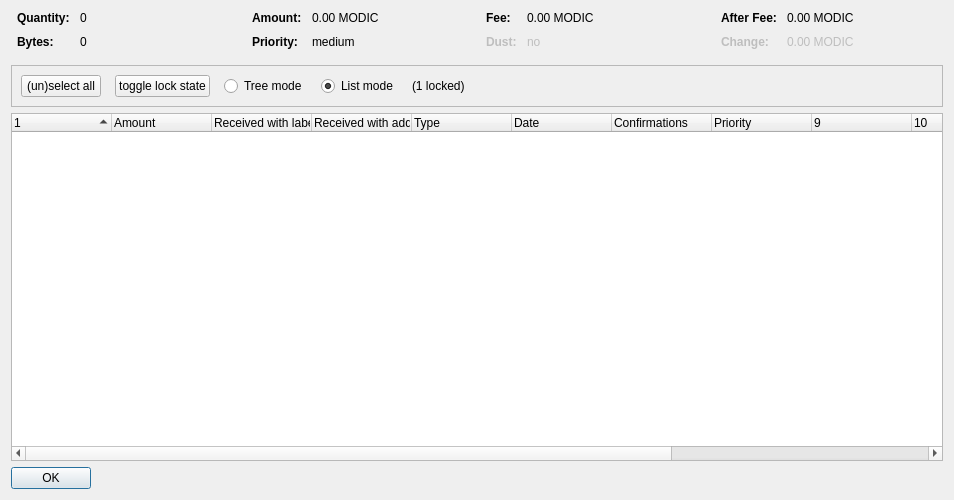
<?xml version="1.0" encoding="UTF-8"?>
<ui version="4.0">
 <class>CoinControlDialog</class>
 <widget class="QDialog" name="CoinControlDialog">
  <property name="geometry">
   <rect>
    <x>0</x>
    <y>0</y>
    <width>954</width>
    <height>500</height>
   </rect>
  </property>
  <property name="windowTitle">
   <string>Coin Selection</string>
  </property>
  <layout class="QVBoxLayout" name="verticalLayout">
   <item>
    <layout class="QHBoxLayout" name="horizontalLayoutTop" stretch="0,0,0,0">
     <property name="topMargin">
      <number>0</number>
     </property>
     <property name="bottomMargin">
      <number>10</number>
     </property>
     <item>
      <layout class="QFormLayout" name="formLayoutCoinControl1">
       <property name="horizontalSpacing">
        <number>10</number>
       </property>
       <property name="verticalSpacing">
        <number>10</number>
       </property>
       <property name="leftMargin">
        <number>6</number>
       </property>
       <property name="rightMargin">
        <number>6</number>
       </property>
       <item row="0" column="0">
        <widget class="QLabel" name="labelCoinControlQuantityText">
         <property name="font">
          <font>
           <weight>75</weight>
           <bold>true</bold>
          </font>
         </property>
         <property name="text">
          <string>Quantity:</string>
         </property>
        </widget>
       </item>
       <item row="0" column="1">
        <widget class="QLabel" name="labelCoinControlQuantity">
         <property name="cursor">
          <cursorShape>IBeamCursor</cursorShape>
         </property>
         <property name="contextMenuPolicy">
          <enum>Qt::ActionsContextMenu</enum>
         </property>
         <property name="text">
          <string notr="true">0</string>
         </property>
         <property name="textInteractionFlags">
          <set>Qt::LinksAccessibleByMouse|Qt::TextSelectableByKeyboard|Qt::TextSelectableByMouse</set>
         </property>
        </widget>
       </item>
       <item row="1" column="0">
        <widget class="QLabel" name="labelCoinControlBytesText">
         <property name="font">
          <font>
           <weight>75</weight>
           <bold>true</bold>
          </font>
         </property>
         <property name="text">
          <string>Bytes:</string>
         </property>
        </widget>
       </item>
       <item row="1" column="1">
        <widget class="QLabel" name="labelCoinControlBytes">
         <property name="cursor">
          <cursorShape>IBeamCursor</cursorShape>
         </property>
         <property name="contextMenuPolicy">
          <enum>Qt::ActionsContextMenu</enum>
         </property>
         <property name="text">
          <string notr="true">0</string>
         </property>
         <property name="textInteractionFlags">
          <set>Qt::LinksAccessibleByMouse|Qt::TextSelectableByKeyboard|Qt::TextSelectableByMouse</set>
         </property>
        </widget>
       </item>
      </layout>
     </item>
     <item>
      <layout class="QFormLayout" name="formLayoutCoinControl2">
       <property name="horizontalSpacing">
        <number>10</number>
       </property>
       <property name="verticalSpacing">
        <number>10</number>
       </property>
       <property name="leftMargin">
        <number>6</number>
       </property>
       <property name="rightMargin">
        <number>6</number>
       </property>
       <item row="0" column="0">
        <widget class="QLabel" name="labelCoinControlAmountText">
         <property name="font">
          <font>
           <weight>75</weight>
           <bold>true</bold>
          </font>
         </property>
         <property name="text">
          <string>Amount:</string>
         </property>
        </widget>
       </item>
       <item row="0" column="1">
        <widget class="QLabel" name="labelCoinControlAmount">
         <property name="cursor">
          <cursorShape>IBeamCursor</cursorShape>
         </property>
         <property name="contextMenuPolicy">
          <enum>Qt::ActionsContextMenu</enum>
         </property>
         <property name="text">
          <string notr="true">0.00 MODIC</string>
         </property>
         <property name="textInteractionFlags">
          <set>Qt::LinksAccessibleByMouse|Qt::TextSelectableByKeyboard|Qt::TextSelectableByMouse</set>
         </property>
        </widget>
       </item>
       <item row="1" column="0">
        <widget class="QLabel" name="labelCoinControlPriorityText">
         <property name="font">
          <font>
           <weight>75</weight>
           <bold>true</bold>
          </font>
         </property>
         <property name="text">
          <string>Priority:</string>
         </property>
        </widget>
       </item>
       <item row="1" column="1">
        <widget class="QLabel" name="labelCoinControlPriority">
         <property name="cursor">
          <cursorShape>IBeamCursor</cursorShape>
         </property>
         <property name="contextMenuPolicy">
          <enum>Qt::ActionsContextMenu</enum>
         </property>
         <property name="text">
          <string>medium</string>
         </property>
         <property name="textInteractionFlags">
          <set>Qt::LinksAccessibleByMouse|Qt::TextSelectableByKeyboard|Qt::TextSelectableByMouse</set>
         </property>
        </widget>
       </item>
      </layout>
     </item>
     <item>
      <layout class="QFormLayout" name="formLayoutCoinControl3">
       <property name="horizontalSpacing">
        <number>10</number>
       </property>
       <property name="verticalSpacing">
        <number>10</number>
       </property>
       <property name="leftMargin">
        <number>6</number>
       </property>
       <property name="rightMargin">
        <number>6</number>
       </property>
       <item row="0" column="0">
        <widget class="QLabel" name="labelCoinControlFeeText">
         <property name="font">
          <font>
           <weight>75</weight>
           <bold>true</bold>
          </font>
         </property>
         <property name="text">
          <string>Fee:</string>
         </property>
        </widget>
       </item>
       <item row="0" column="1">
        <widget class="QLabel" name="labelCoinControlFee">
         <property name="cursor">
          <cursorShape>IBeamCursor</cursorShape>
         </property>
         <property name="contextMenuPolicy">
          <enum>Qt::ActionsContextMenu</enum>
         </property>
         <property name="text">
          <string notr="true">0.00 MODIC</string>
         </property>
         <property name="textInteractionFlags">
          <set>Qt::LinksAccessibleByMouse|Qt::TextSelectableByKeyboard|Qt::TextSelectableByMouse</set>
         </property>
        </widget>
       </item>
       <item row="1" column="0">
        <widget class="QLabel" name="labelCoinControlLowOutputText">
         <property name="enabled">
          <bool>false</bool>
         </property>
         <property name="font">
          <font>
           <weight>75</weight>
           <bold>true</bold>
          </font>
         </property>
         <property name="text">
          <string>Dust:</string>
         </property>
        </widget>
       </item>
       <item row="1" column="1">
        <widget class="QLabel" name="labelCoinControlLowOutput">
         <property name="enabled">
          <bool>false</bool>
         </property>
         <property name="cursor">
          <cursorShape>IBeamCursor</cursorShape>
         </property>
         <property name="contextMenuPolicy">
          <enum>Qt::ActionsContextMenu</enum>
         </property>
         <property name="text">
          <string>no</string>
         </property>
         <property name="textInteractionFlags">
          <set>Qt::LinksAccessibleByMouse|Qt::TextSelectableByKeyboard|Qt::TextSelectableByMouse</set>
         </property>
        </widget>
       </item>
      </layout>
     </item>
     <item>
      <layout class="QFormLayout" name="formLayoutCoinControl4">
       <property name="horizontalSpacing">
        <number>10</number>
       </property>
       <property name="verticalSpacing">
        <number>10</number>
       </property>
       <property name="leftMargin">
        <number>6</number>
       </property>
       <property name="rightMargin">
        <number>6</number>
       </property>
       <item row="0" column="0">
        <widget class="QLabel" name="labelCoinControlAfterFeeText">
         <property name="font">
          <font>
           <weight>75</weight>
           <bold>true</bold>
          </font>
         </property>
         <property name="text">
          <string>After Fee:</string>
         </property>
        </widget>
       </item>
       <item row="0" column="1">
        <widget class="QLabel" name="labelCoinControlAfterFee">
         <property name="cursor">
          <cursorShape>IBeamCursor</cursorShape>
         </property>
         <property name="contextMenuPolicy">
          <enum>Qt::ActionsContextMenu</enum>
         </property>
         <property name="text">
          <string notr="true">0.00 MODIC</string>
         </property>
         <property name="textInteractionFlags">
          <set>Qt::LinksAccessibleByMouse|Qt::TextSelectableByKeyboard|Qt::TextSelectableByMouse</set>
         </property>
        </widget>
       </item>
       <item row="1" column="0">
        <widget class="QLabel" name="labelCoinControlChangeText">
         <property name="enabled">
          <bool>false</bool>
         </property>
         <property name="font">
          <font>
           <weight>75</weight>
           <bold>true</bold>
          </font>
         </property>
         <property name="text">
          <string>Change:</string>
         </property>
        </widget>
       </item>
       <item row="1" column="1">
        <widget class="QLabel" name="labelCoinControlChange">
         <property name="enabled">
          <bool>false</bool>
         </property>
         <property name="cursor">
          <cursorShape>IBeamCursor</cursorShape>
         </property>
         <property name="contextMenuPolicy">
          <enum>Qt::ActionsContextMenu</enum>
         </property>
         <property name="text">
          <string notr="true">0.00 MODIC</string>
         </property>
         <property name="textInteractionFlags">
          <set>Qt::LinksAccessibleByMouse|Qt::TextSelectableByKeyboard|Qt::TextSelectableByMouse</set>
         </property>
        </widget>
       </item>
      </layout>
     </item>
    </layout>
   </item>
   <item>
    <widget class="QFrame" name="frame">
     <property name="minimumSize">
      <size>
       <width>0</width>
       <height>40</height>
      </size>
     </property>
     <property name="frameShape">
      <enum>QFrame::StyledPanel</enum>
     </property>
     <property name="frameShadow">
      <enum>QFrame::Sunken</enum>
     </property>
     <layout class="QHBoxLayout" name="horizontalLayout">
      <item>
       <layout class="QHBoxLayout" name="horizontalLayoutPanel" stretch="0,0,0,0,0,0">
        <property name="spacing">
         <number>14</number>
        </property>
        <item>
         <widget class="QPushButton" name="pushButtonSelectAll">
          <property name="sizePolicy">
           <sizepolicy hsizetype="Maximum" vsizetype="Fixed">
            <horstretch>0</horstretch>
            <verstretch>0</verstretch>
           </sizepolicy>
          </property>
          <property name="text">
           <string>(un)select all</string>
          </property>
          <property name="autoDefault">
           <bool>false</bool>
          </property>
         </widget>
        </item>
        <item>
         <widget class="QPushButton" name="pushButtonToggleLock">
          <property name="sizePolicy">
           <sizepolicy hsizetype="Maximum" vsizetype="Fixed">
            <horstretch>0</horstretch>
            <verstretch>0</verstretch>
           </sizepolicy>
          </property>
          <property name="text">
           <string>toggle lock state</string>
          </property>
          <property name="autoDefault">
           <bool>false</bool>
          </property>
         </widget>
        </item>
        <item>
         <widget class="QRadioButton" name="radioTreeMode">
          <property name="sizePolicy">
           <sizepolicy hsizetype="Maximum" vsizetype="Fixed">
            <horstretch>0</horstretch>
            <verstretch>0</verstretch>
           </sizepolicy>
          </property>
          <property name="text">
           <string>Tree mode</string>
          </property>
         </widget>
        </item>
        <item>
         <widget class="QRadioButton" name="radioListMode">
          <property name="sizePolicy">
           <sizepolicy hsizetype="Maximum" vsizetype="Fixed">
            <horstretch>0</horstretch>
            <verstretch>0</verstretch>
           </sizepolicy>
          </property>
          <property name="text">
           <string>List mode</string>
          </property>
          <property name="checked">
           <bool>true</bool>
          </property>
         </widget>
        </item>
        <item>
         <widget class="QLabel" name="labelLocked">
          <property name="text">
           <string>(1 locked)</string>
          </property>
         </widget>
        </item>
        <item>
         <spacer name="horizontalSpacer">
          <property name="orientation">
           <enum>Qt::Horizontal</enum>
          </property>
          <property name="sizeHint" stdset="0">
           <size>
            <width>40</width>
            <height>20</height>
           </size>
          </property>
         </spacer>
        </item>
       </layout>
      </item>
     </layout>
    </widget>
   </item>
   <item>
    <widget class="CoinControlTreeWidget" name="treeWidget">
     <property name="contextMenuPolicy">
      <enum>Qt::CustomContextMenu</enum>
     </property>
     <property name="sortingEnabled">
      <bool>false</bool>
     </property>
     <property name="columnCount">
      <number>13</number>
     </property>
     <attribute name="headerShowSortIndicator" stdset="0">
      <bool>true</bool>
     </attribute>
     <attribute name="headerStretchLastSection">
      <bool>false</bool>
     </attribute>
     <column>
      <property name="text">
       <string/>
      </property>
     </column>
     <column>
      <property name="text">
       <string>Amount</string>
      </property>
     </column>
     <column>
      <property name="text">
       <string>Received with label</string>
      </property>
     </column>
     <column>
      <property name="text">
       <string>Received with address</string>
      </property>
     </column>
     <column>
      <property name="text">
       <string>Type</string>
      </property>
     </column>
     <column>
      <property name="text">
       <string>Date</string>
      </property>
     </column>
     <column>
      <property name="text">
       <string>Confirmations</string>
      </property>
      <property name="toolTip">
       <string>Confirmed</string>
      </property>
     </column>
     <column>
      <property name="text">
       <string>Priority</string>
      </property>
     </column>
     <column>
      <property name="text">
       <string/>
      </property>
     </column>
     <column>
      <property name="text">
       <string/>
      </property>
     </column>
     <column>
      <property name="text">
       <string/>
      </property>
     </column>
     <column>
      <property name="text">
       <string/>
      </property>
     </column>
     <column>
      <property name="text">
       <string/>
      </property>
     </column>
    </widget>
   </item>
   <item>
    <widget class="QDialogButtonBox" name="buttonBox">
     <property name="sizePolicy">
      <sizepolicy hsizetype="Maximum" vsizetype="Fixed">
       <horstretch>0</horstretch>
       <verstretch>0</verstretch>
      </sizepolicy>
     </property>
     <property name="orientation">
      <enum>Qt::Horizontal</enum>
     </property>
     <property name="standardButtons">
      <set>QDialogButtonBox::Ok</set>
     </property>
    </widget>
   </item>
  </layout>
 </widget>
 <customwidgets>
  <customwidget>
   <class>CoinControlTreeWidget</class>
   <extends>QTreeWidget</extends>
   <header>coincontroltreewidget.h</header>
  </customwidget>
 </customwidgets>
 <resources/>
 <connections/>
</ui>
